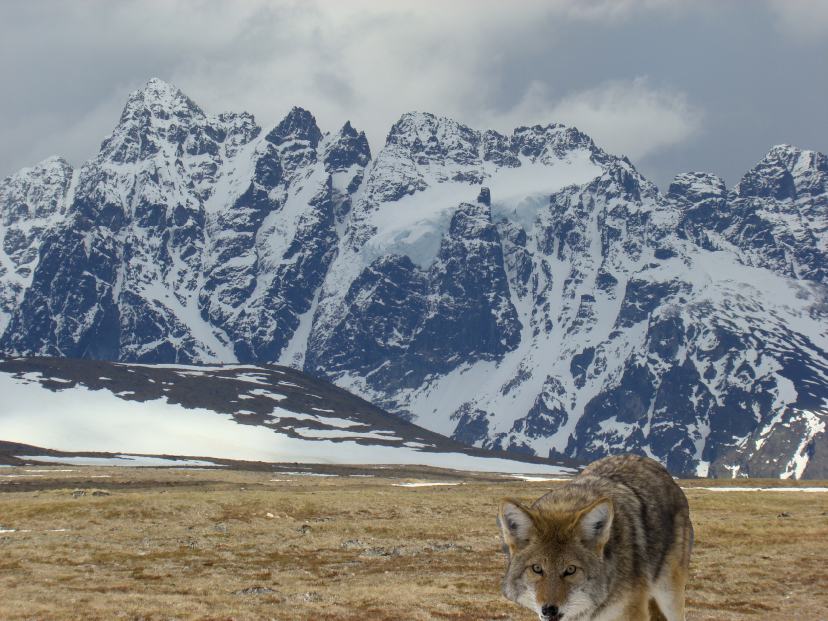
%> input picture Img_5.jpg, 2484 x 1863 px (shown at 1/3 size)
$ octave Img_5.m   (GNU Octave 9; MATLAB toolbox functions it lacks are replaced by stand-ins)
%> lines starting %> are read from the running program, lines starting %| are printed output that depends on the picture; in (x1, y1, x2, y2) boxes, pixels count from 0 and x2, y2 are one past the last pixel; in counts of white or black regions, pixels touching at a corner belong together; the program's own positions count from 1
### NoiseMap.m
function [ Map ] = NoiseMap(im ,BlockSize)
    YCbCr = double(rgb2ycbcr(im));
    Y = YCbCr(:,:,1);
    % cA is approximate component
    % cH is horizontal detail component
    % cV is vertical detail component
    % cD is diagonal detail component
    [cA1,cH,cV,cD] = dwt2(Y,'db8');

    cD = cD(1:floor(size(cD,1)/BlockSize)*BlockSize,1:floor(size(cD,2)/BlockSize)*BlockSize);
    Block = zeros(floor(size(cD,1)/BlockSize),floor(size(cD,2)/BlockSize),BlockSize.^2);

    for ii = 1:BlockSize:size(cD,1)-1
        for jj = 1:BlockSize:size(cD,2)-1
            blockElements = cD(ii:ii+BlockSize-1,jj:jj+BlockSize-1);
            Block((ii-1)/BlockSize+1,(jj-1)/BlockSize+1,:) = reshape(blockElements,[1 1 numel(blockElements)]);
        end
    end

    Map = median(abs(Block),3)./0.6745;
end

### analyze.m
function OutputMap = analyze( imPath )
    % Define the block size
    BlockSize=8;
    % Converted to 3-channel uint8 images.
    % im = CleanUpImage(imPath);
    im = imread(imPath);
    OutputMap = NoiseMap(im, BlockSize);
end

### Img_5.m
clc;
close all;

im = 'Img_5.jpg';          % Read the image

im22 = imread(im);
[row,col] = size(im22);
%> row = 1863; col = 7452

OutputMap = analyze(im);
%> in NoiseMap, `Y = YCbCr(:,:,1);`:
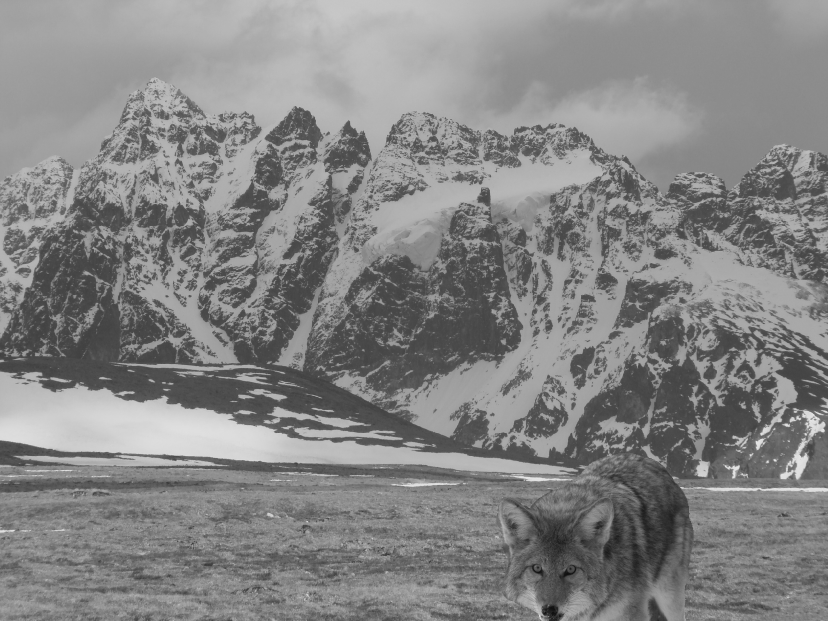
%> Y: size 1863x2484 double (shown at 1/3 size); min 16, max 235, mean 132.1
%> in NoiseMap, `[cA1,cH,cV,cD] = dwt2(Y,'db8');`:
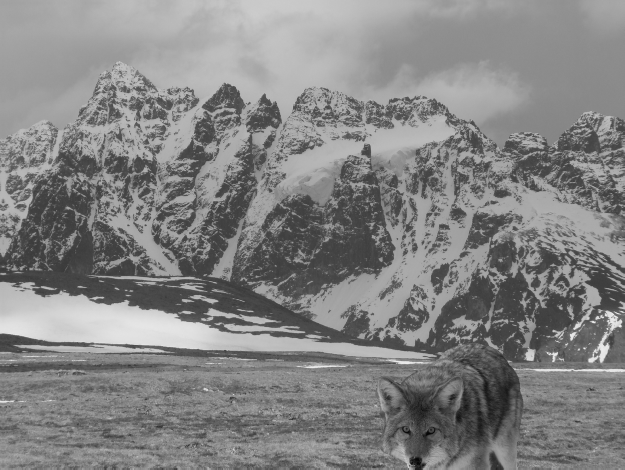
%> cA1: size 939x1249 double (shown at 1/2 size); min 22.04, max 492.4, mean 264.8; drawn with min black and max white
%> in NoiseMap, `[cA1,cH,cV,cD] = dwt2(Y,'db8');`:
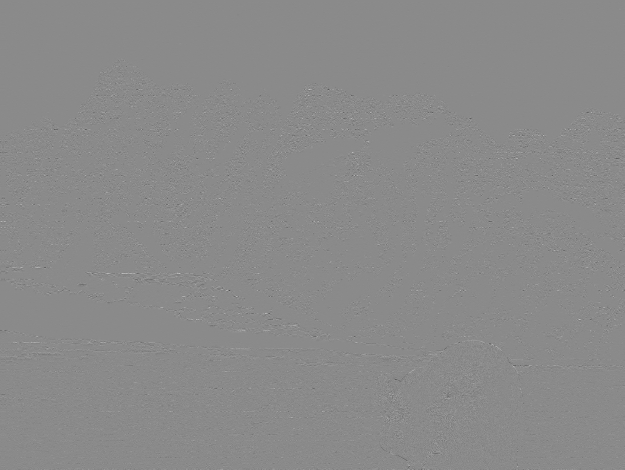
%> cH: size 939x1249 double (shown at 1/2 size); min -88.12, max 74.24, mean 0; drawn with min black and max white
%> in NoiseMap, `[cA1,cH,cV,cD] = dwt2(Y,'db8');`:
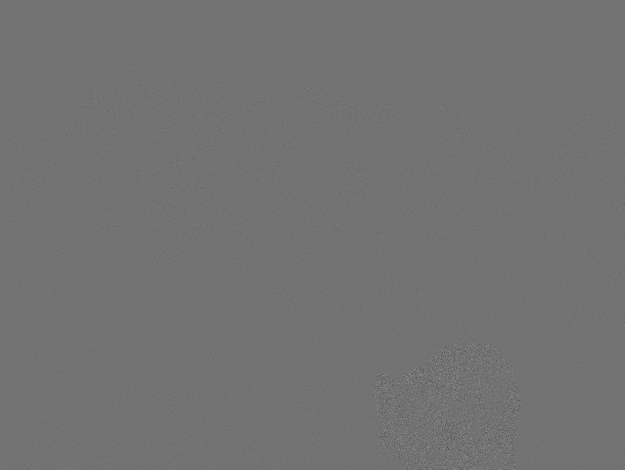
%> cD: size 939x1249 double (shown at 1/2 size); min -35.64, max 43.48, mean 0; drawn with min black and max white
%> in NoiseMap, `Map = median(abs(Block),3)./0.6745;`:
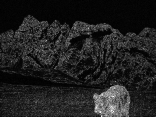
%> Map: size 117x156 double; min 0.111, max 9.56, mean 1.34; drawn with min black and max white

[m,n] = size(OutputMap);
%> m = 117; n = 156
img = OutputMap;
for i = 1:m
    for j = 1:n
        if(img(i,j) < 3.5)  % Set the threshold
            img(i,j) = 0;
        else
            img(i,j) = 255;
        end
    end
end
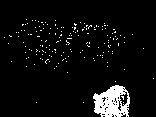
%> img: size 117x156 double; 5.6% white; 161 white regions (160 under 20 px), largest, box (x1, y1, x2, y2) and area: (93, 85, 130, 117) 775

im2 = uint8(img);

A2 = imresize(im2,32);
se1 = strel('disk',16);       % Create a flat disc structure element with a radius of 16
%> (the run ends here)

$ run again, with Img_1.jpg copied over Img_5.jpg
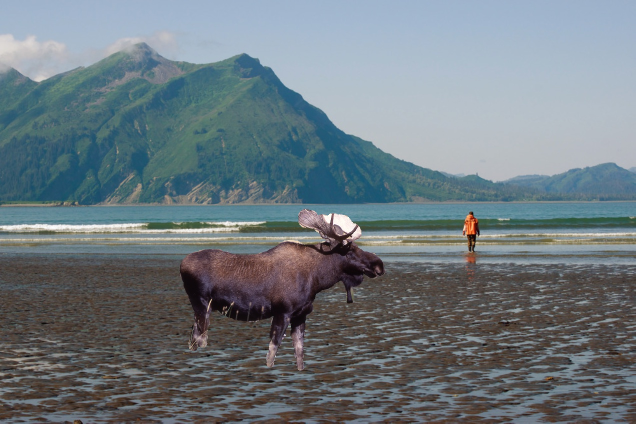
%> input picture Img_1.jpg, 1271 x 847 px (shown at 1/2 size)
%> im22 is the input picture: size 847x1271x3 uint8; mean R, G, B 110, 121.1, 127.5
%> YCbCr: size 847x1271x3 double; mean of channels 1, 2, 3 117.8, 132.4, 122.7
%> in NoiseMap, `[cA1,cH,cV,cD] = dwt2(Y,'db8');`:
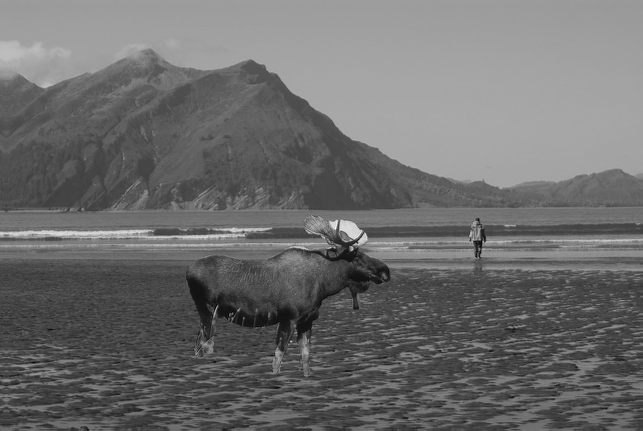
%> cA1: size 431x643 double; min 8.67, max 542.6, mean 236.7; drawn with min black and max white
%> im2: size 53x80 uint8; 4.3% white; 4 white regions (3 under 20 px), largest, box (x1, y1, x2, y2) and area: (23, 26, 48, 46) 171
%> `A3 = imerode(A2,se1);`:
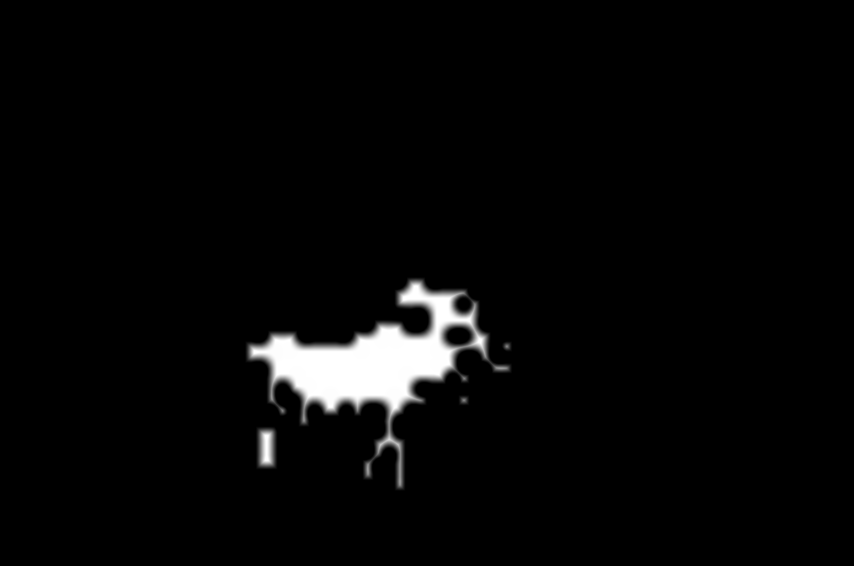
%> A3: size 1696x2560 uint8 (shown at 1/3 size); min 0, max 255, mean 7.2
